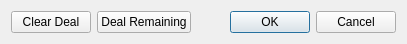
  <widget class="QWidget" name="layoutWidget">
   <property name="geometry">
    <rect>
     <x>40</x>
     <y>460</y>
     <width>407</width>
     <height>30</height>
    </rect>
   </property>
   <layout class="QHBoxLayout" name="horizontalLayout">
    <item>
     <widget class="QPushButton" name="clearDeal">
      <property name="whatsThis">
       <string>&lt;html&gt;&lt;head/&gt;&lt;body&gt;&lt;p&gt;Clear cards from hands&lt;/p&gt;&lt;/body&gt;&lt;/html&gt;</string>
      </property>
      <property name="text">
       <string>Clear Deal</string>
      </property>
     </widget>
    </item>
    <item>
     <widget class="QPushButton" name="dealRemaining">
      <property name="whatsThis">
       <string>&lt;html&gt;&lt;head/&gt;&lt;body&gt;&lt;p&gt;Deal remaining cards&lt;/p&gt;&lt;/body&gt;&lt;/html&gt;</string>
      </property>
      <property name="text">
       <string>Deal Remaining</string>
      </property>
     </widget>
    </item>
    <item>
     <spacer name="horizontalSpacer">
      <property name="orientation">
       <enum>Qt::Horizontal</enum>
      </property>
      <property name="sizeHint" stdset="0">
       <size>
        <width>40</width>
        <height>20</height>
       </size>
      </property>
     </spacer>
    </item>
    <item>
     <widget class="QDialogButtonBox" name="buttonBox">
      <property name="orientation">
       <enum>Qt::Horizontal</enum>
      </property>
      <property name="standardButtons">
       <set>QDialogButtonBox::Cancel|QDialogButtonBox::Ok</set>
      </property>
     </widget>
    </item>
   </layout>
  </widget>
